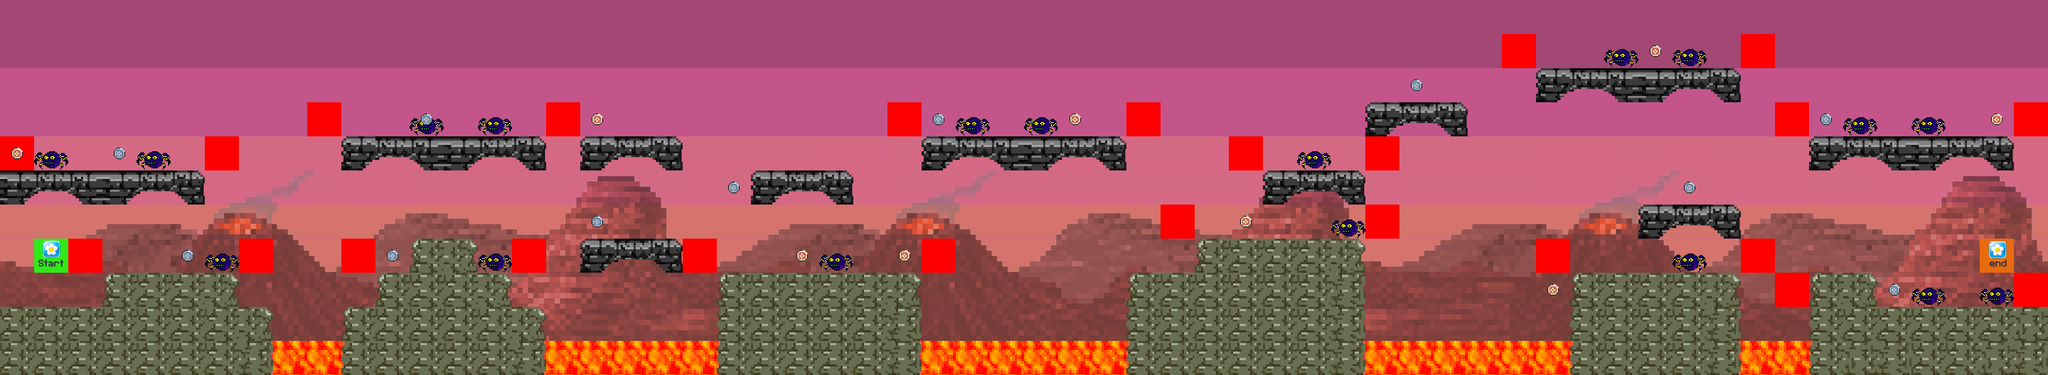

Below is a game level as drawn by its tile map, then a one-line description and the .tmx that defines it (tile-layer data replaced by summaries):
An orthogonal 60x11 tile map with 64x64 px tiles, 9 tile layers (red_sky, volcano, enemy, constraints, ...), 9 tilesets.

<map version="1.10" tiledversion="1.10.2" orientation="orthogonal" renderorder="right-down" width="60" height="11" tilewidth="64" tileheight="64" infinite="0" nextlayerid="16" nextobjectid="1">
 <editorsettings>
  <export target="level_1/1_lvl.csv" format="csv" />
 </editorsettings>
 <tileset firstgid="1" name="black flying tiles (1)" tilewidth="64" tileheight="64" tilecount="12" columns="3">
  <image source="../../graphics/tiles/flying_rocks.png" width="192" height="256" />
 </tileset>
 <tileset firstgid="13" name="volcano_backgraund" tilewidth="64" tileheight="64" tilecount="100" columns="20">
  <image source="../../graphics/tiles/volcano_backgraund.png" width="1280" height="320" />
 </tileset>
 <tileset firstgid="113" name="dungeon-1-spr-mat" tilewidth="64" tileheight="64" tilecount="12" columns="3">
  <image source="../../graphics/tiles/cracked_ground.png" width="192" height="256" />
 </tileset>
 <tileset firstgid="125" name="Sky" tilewidth="64" tileheight="64" tilecount="12" columns="3">
  <image source="../../graphics/tiles/Sky.png" width="192" height="256" />
 </tileset>
 <tileset firstgid="137" name="lava tiles" tilewidth="64" tileheight="64" tilecount="12" columns="3">
  <image source="../../graphics/tiles/lava_tiles.png" width="192" height="256" />
 </tileset>
 <tileset firstgid="149" name="coins" tilewidth="64" tileheight="64" tilecount="2" columns="2">
  <image source="../../graphics/tiles/coins/coins.png" width="128" height="64" />
 </tileset>
 <tileset firstgid="151" name="cracked_ground" tilewidth="64" tileheight="64" tilecount="12" columns="3">
  <image source="../../graphics/tiles/cracked_ground.png" width="192" height="256" />
 </tileset>
 <tileset firstgid="163" name="setup_tiles" tilewidth="64" tileheight="64" tilecount="2" columns="2">
  <image source="../../graphics/character/setup_tiles.png" width="128" height="64" />
 </tileset>
 <tileset firstgid="165" name="setup_tile" tilewidth="64" tileheight="64" tilecount="4" columns="2">
  <image source="../../graphics/enemy/setup_tile.png" width="128" height="128" />
 </tileset>
 <layer id="1" name="red_sky" width="60" height="11">
  <data>[660 cells, 660 non-empty, 12 distinct tile ids]</data>
 </layer>
 <layer id="6" name="volcano" width="60" height="11" opacity="0.56">
  <data>[660 cells, 360 non-empty, 101 distinct tile ids]</data>
 </layer>
 <layer id="13" name="enemy" width="60" height="11">
  <data>[660 cells, 17 non-empty, 2 distinct tile ids]</data>
 </layer>
 <layer id="14" name="constraints" width="60" height="11">
  <data>[660 cells, 25 non-empty, 2 distinct tile ids]</data>
 </layer>
 <layer id="15" name="flying_rocks" width="60" height="11">
  <data>[660 cells, 48 non-empty, 5 distinct tile ids]</data>
 </layer>
 <layer id="7" name="ground" width="60" height="11" offsetx="1.13687e-13" offsety="-7.10543e-15">
  <data>[660 cells, 113 non-empty, 10 distinct tile ids]</data>
 </layer>
 <layer id="10" name="coins" width="60" height="11">
  <data>[660 cells, 20 non-empty, 2 distinct tile ids]</data>
 </layer>
 <layer id="11" name="lava" width="60" height="11">
  <data>[660 cells, 21 non-empty, 1 distinct tile ids]</data>
 </layer>
 <layer id="12" name="player" width="60" height="11">
  <data>[660 cells, 2 non-empty, 2 distinct tile ids]</data>
 </layer>
</map>